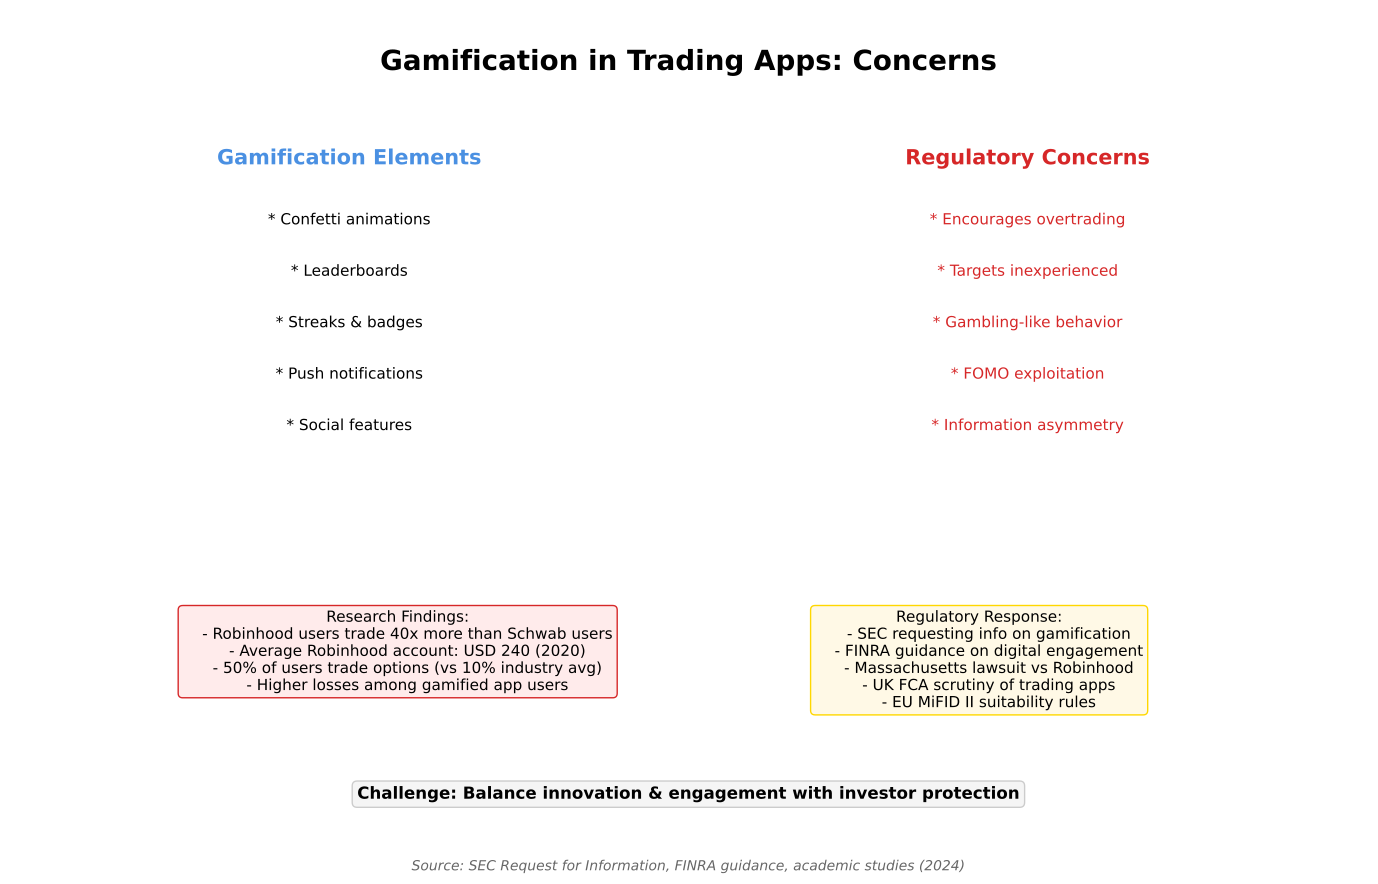

This figure's Python source:
"""
Gamification Concerns
Shows concerns about gamification in trading apps

Output: gamification_concerns.pdf
Module: module_01_fintech
Lesson: 11 - WealthTech
"""

from pathlib import Path
import matplotlib.pyplot as plt
import matplotlib.patches as mpatches
import numpy as np

CHART_METADATA = {
    'title': 'Gamification Concerns',
    'module': 'module_01_fintech',
    'lesson': 11,
    'url': 'https://github.com/Digital-AI-Finance/digital-finance/tree/main/module_01_fintech/figures/gamification_concerns'
}

plt.rcParams.update({
    'font.size': 14,
    'axes.labelsize': 14,
})

def create_chart():
    """Create gamification concerns diagram"""
    fig, ax = plt.subplots(figsize=(14, 9))
    ax.set_xlim(0, 14)
    ax.set_ylim(0, 10)
    ax.axis('off')

    # Title
    ax.text(7, 9.3, 'Gamification in Trading Apps: Concerns', fontsize=20, fontweight='bold', ha='center')

    # Gamification elements
    ax.text(3.5, 8.2, 'Gamification Elements', fontsize=15, fontweight='bold', ha='center', color='#4A90E2')
    elements = ['Confetti animations', 'Leaderboards', 'Streaks & badges', 'Push notifications', 'Social features']
    for i, elem in enumerate(elements):
        ax.text(3.5, 7.5-i*0.6, f'* {elem}', ha='center', fontsize=11)

    # Concerns
    ax.text(10.5, 8.2, 'Regulatory Concerns', fontsize=15, fontweight='bold', ha='center', color='#D62728')
    concerns = ['Encourages overtrading', 'Targets inexperienced', 'Gambling-like behavior', 'FOMO exploitation', 'Information asymmetry']
    for i, concern in enumerate(concerns):
        ax.text(10.5, 7.5-i*0.6, f'* {concern}', ha='center', fontsize=11, color='#D62728')

    # Research findings
    findings = """Research Findings:
    - Robinhood users trade 40x more than Schwab users
    - Average Robinhood account: USD 240 (2020)
    - 50% of users trade options (vs 10% industry avg)
    - Higher losses among gamified app users"""

    ax.text(4, 3, findings, ha='center', fontsize=11, va='top',
           bbox=dict(boxstyle='round', facecolor='#FFEBEB', edgecolor='#D62728'))

    # Regulatory response
    response = """Regulatory Response:
    - SEC requesting info on gamification
    - FINRA guidance on digital engagement
    - Massachusetts lawsuit vs Robinhood
    - UK FCA scrutiny of trading apps
    - EU MiFID II suitability rules"""

    ax.text(10, 3, response, ha='center', fontsize=11, va='top',
           bbox=dict(boxstyle='round', facecolor='#FFF9E6', edgecolor='#FFD700'))

    # Balance note
    balance = "Challenge: Balance innovation & engagement with investor protection"
    ax.text(7, 0.8, balance, ha='center', fontsize=12, fontweight='bold',
           bbox=dict(boxstyle='round', facecolor='#F5F5F5', edgecolor='#CCCCCC'))

    # Source
    fig.text(0.5, 0.02, 'Source: SEC Request for Information, FINRA guidance, academic studies (2024)',
            fontsize=10, ha='center', style='italic', color='#666666')

    plt.tight_layout()

    output_path = Path(__file__).parent / 'gamification_concerns.pdf'
    plt.savefig(output_path, format='pdf', dpi=300, bbox_inches='tight')
    plt.close()
    print(f"Chart saved to: {output_path}")
    return output_path

if __name__ == '__main__':
    create_chart()
